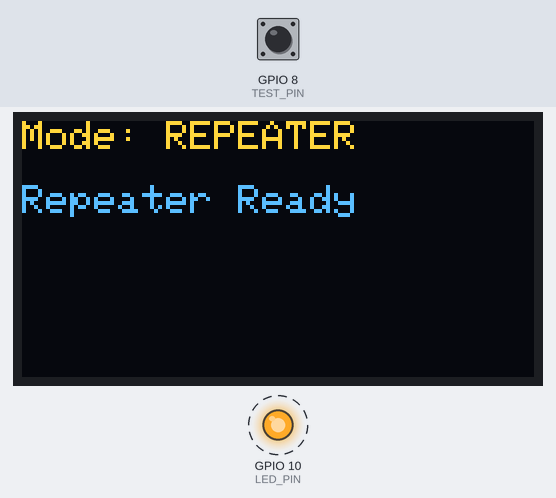
The sketch below on a simulated ESP32-S3. Shown: 128×64 one-colour display, output pins drawn as LEDs (lit = HIGH). Dashed ring = blinking. The test bench sets the inputs (shaded band); at power-on: GPIO 8 (TEST_PIN) HIGH. The OLED is the two-colour kind (top 16 rows yellow).

Above: at 0.5 s.
Timing chart, 0 to 130.0 s (numbered marks = the images above):
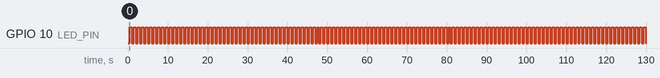

Measured:
- by itself, GPIO 10 (LED_PIN): alternates HIGH for 0.50 s and LOW for 0.50 s

The sketch:

ESP32_TC_EmuRepeater_Integrated.ino
```cpp
// ESP32_TC_EmuRepeater_Integrated.ino
// 統合版スケッチ - EMULATOR/REPEATER 切替対応

#include <Arduino.h>
#include <WiFi.h>
#include <Wire.h>
#include <Adafruit_SSD1306.h>

// OLED 定義
#define SCREEN_WIDTH 128
#define SCREEN_HEIGHT 64
#define OLED_RESET    -1
Adafruit_SSD1306 display(SCREEN_WIDTH, SCREEN_HEIGHT, &Wire, OLED_RESET);

// GPIO 定義
#define TEST_PIN     8
#define LED_PIN      10

// MACアドレスによるモード切替
#define EMULATOR_MAC "D8:3B:DA:74:82:78"  // 新ESP32S3
String localMAC;

enum Mode { MODE_REPEATER, MODE_EMULATOR };
Mode currentMode;

void logLineTop(const String& msg) {
  display.clearDisplay();
  display.setCursor(0, 0);
  display.setTextSize(1);
  display.setTextColor(SSD1306_WHITE);
  display.print(msg);
  display.display();
}

void logLineBottom(const String& msg) {
  display.setCursor(0, 16);
  display.print(msg);
  display.display();
}

// ===== REPEATERタスク（仮）
void startRepeaterTasks() {
  logLineBottom("Repeater Ready");
}

// ===== EMULATORタスク（仮）
void startEmulatorTasks() {
  logLineBottom("Emulator Ready");
}

// ===== LED/OLED制御タスク
void startLEDOLEDTask() {
  xTaskCreatePinnedToCore([](void*){
    while (true) {
      int sw = digitalRead(TEST_PIN);
      if (sw == LOW) {
        digitalWrite(LED_PIN, LOW);
      } else {
        digitalWrite(LED_PIN, !digitalRead(LED_PIN));
      }
      vTaskDelay(pdMS_TO_TICKS(500));
    }
  }, "LEDTask", 2048, nullptr, 1, nullptr, 1);
}

void setup() {
  Serial.begin(115200);
  delay(300);
  localMAC = WiFi.macAddress();

  pinMode(TEST_PIN, INPUT_PULLUP);
  pinMode(LED_PIN, OUTPUT);

  display.begin(SSD1306_SWITCHCAPVCC, 0x3C);
  logLineTop("Booting...");
  logLineBottom(localMAC);

  if (localMAC == EMULATOR_MAC) {
    currentMode = MODE_EMULATOR;
    logLineTop("Mode: EMULATOR");
    startEmulatorTasks();
  } else {
    currentMode = MODE_REPEATER;
    logLineTop("Mode: REPEATER");
    startRepeaterTasks();
  }

  startLEDOLEDTask();
}

void loop() {
  delay(100);
}
```
